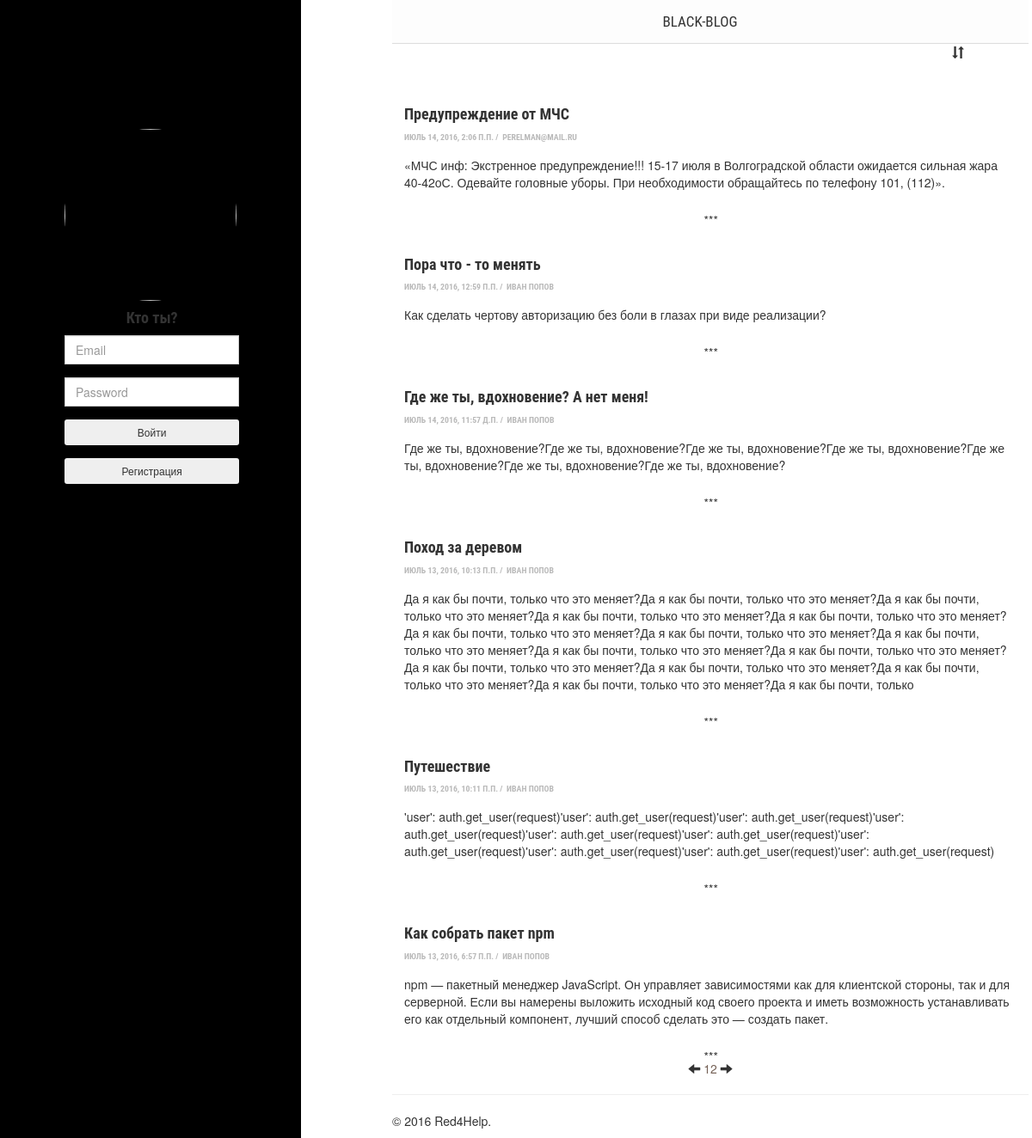
The app's page /, older data.
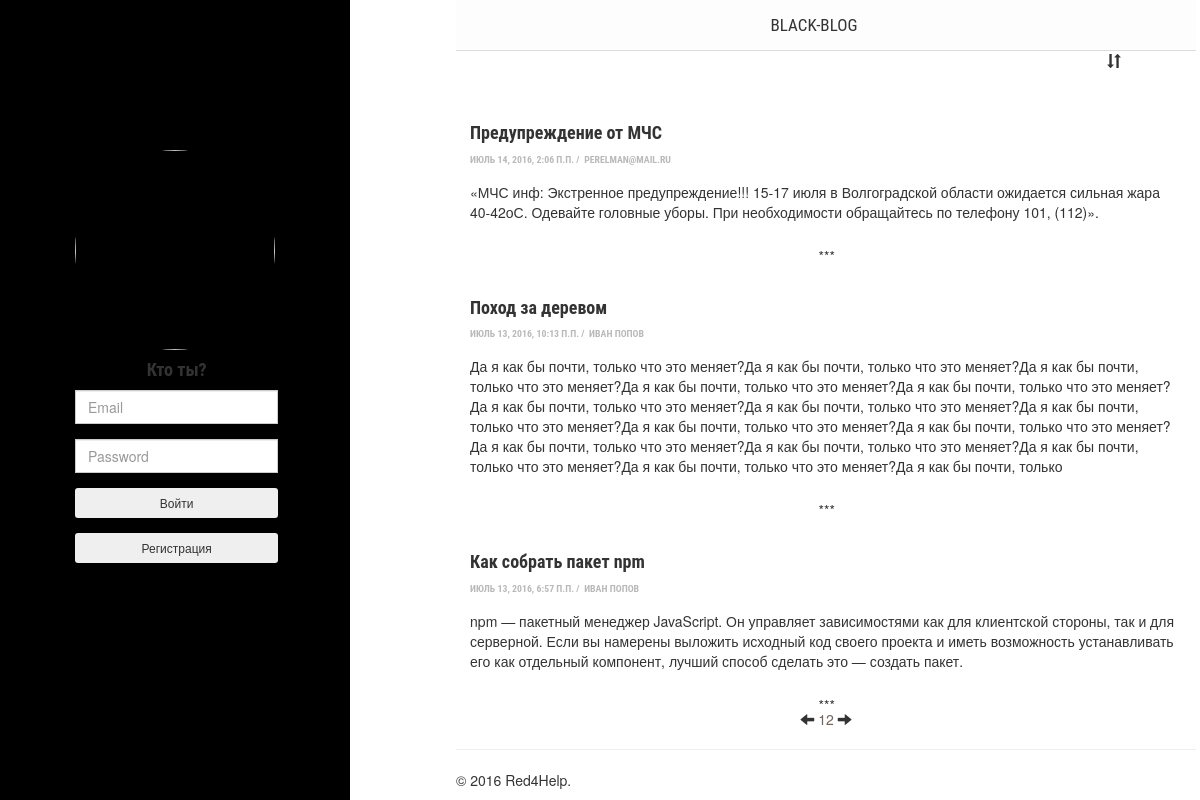
The same page, newer data.
### multiblog/models.py (models this page shows, shortened)
class Publication(models.Model):
	title = models.CharField(max_length=200, verbose_name='Имя')
	abstract = models.TextField(max_length=600, verbose_name='Краткое содержание')
	full_text = models.TextField(verbose_name='Полное описание')
	time = models.DateTimeField(verbose_name='Дата публикации')
	author = models.ForeignKey('Blogger', on_delete=models.CASCADE, verbose_name='Автор')
	class Meta:
		verbose_name = u'Публикация'
		verbose_name_plural = u'Публикации'

class Blogger(AbstractBaseUser):
	email = models.EmailField(verbose_name='Email', unique=True, max_length=250)
	name = models.CharField(max_length=100, verbose_name='Имя', blank=False)
	surname = models.CharField(max_length=100, verbose_name='Фамилия', blank=False)
	phone = models.CharField(max_length=20, verbose_name='Телефон', blank=False)
	skype = models.CharField(max_length=20, verbose_name='Skype', blank=False)
	avatar = models.ImageField(upload_to=u'./media/img/', verbose_name='Аватар', blank=False, default='./media/img/ava-default.png')
	is_active = models.BooleanField(default=True)
	is_admin = models.BooleanField(default=False)
	objects = BloggerManager()
	USERNAME_FIELD = 'email'
	def img_avatar(self):
		if self.avatar:
			return '<img src="%s" width="100"/>' % self.avatar.url
		else:
			return '(none)'
	img_avatar.short_description = 'Аватар'
	img_avatar.allow_tags = True
	class Meta:
		verbose_name = u'Блоггер'
		verbose_name_plural = u'Блоггеры'
	def __str__(self):
		if self.name or self.surname:
			return self.name + " " + self.surname
		else:
			return self.email

### multiblog/views.py (the view, shortened to what this page needs)
# urls.py: url(r'^$', views.main, name='main'),
def main(request):
	publ = Publication.objects.all().order_by("-time")
	if request.GET.get('new'):
		return HttpResponseRedirect("/new/")
	if request.GET.get('logout'):
		auth.logout(request)
		return HttpResponseRedirect(request.path)
	return render(request, 'multiblog/main.html', {'publ':publ})

### multiblog/templatetags/multiblog_tags.py (called while the page is built)
@register.inclusion_tag('multiblog/footer.html')
def footer():
	return {'year':datetime.datetime.now().year}

@register.inclusion_tag('multiblog/header.html')
def header():
	return {}

### multiblog/templates/multiblog/main.html
{% extends 'multiblog/base.html'%}
{% block content %}
    <div id="wrapper">
      <div id="sidebar-wrapper">
        <div class="col-sm-8 placeholder">
            {% if user.is_authenticated %}
                <a href="{% url 'my_profile' pk=user.id %}"><img src="{{ user.avatar.url }}" class="img-responsive"></a>
                <h4 class="text-center"><a href="{% url 'my_profile' pk=user.id %}">{{ user }}</a></h4>
                <form action="#" method="get">
                  <input type="submit" class="btn" value="Новая запись" name="new">
                  <input type="submit" class="btn" value="Выйти" name="logout">
                </form>
            {% else %}
              <img src="https://ezwow.org/uploads/profile/photo-674151.png" class="img-responsive">
                <form class="form-signin" method="POST" id="submit-form">{% csrf_token %}
                {% if error %}
                  <h4 class="text-center text-danger">{{ error }}</h4>
                {% else %}
                  <h4 class="text-center">Кто ты?</h4>
                {% endif %}
                    <div class="form-group">
                        <div class="input-group col-md-12">
                          <input class="form-control" placeholder="Email" name="email">
                        </div>
                    </div>
                    <div class="form-group">
                        <div class="input-group col-md-12">
                          <input class="form-control" placeholder="Password" name="password" type="password">
                        </div>
                    </div>
                    <div class="form-group">
                        <div class="input-group col-md-12">
                          <button class="btn btn-inverse btn-sm btn-block" type="submit" name="submit-log-in">Войти</button>
                        </div>
                    </div>
                    <div class="form-group">
                      <div class="input-group col-md-12">
                        <button class="btn btn-inverse btn-sm btn-block" type="submit" name="submit-register">Регистрация</button>
                      </div>
                    </div>
                </form>
              {% endif %}
            </div>
        </div>
  </div>
  <header class="main-header content-wrapper">
    <nav class="nav-main center-wrapper">
      <a class="nav-main" href="{% url 'main' %}">Black-Blog</a>
    </nav>
  </header>
  <li class="sort-main">
        <ol><a href="#" class="sort-page"><span class="glyphicon glyphicon-sort"></span></a></ol>
  </li>
	<main class="content-wrapper" id="main_page">
		  {% for p in publ %}
			    <article class="index-page" data-author="{{ p.author }}" data-time="{{ p.time }}">
			      <h4><a href="{% url 'full' pk=p.id %}">{{ p.title }}</a>
            </h4>
			      <p class="post-meta"><time datetime="{{ p.time }}">{{ p.time }}</time>&nbsp;/&nbsp;
				      <span item="author"><a href="{% url 'my_profile' pk=p.author.id %}">{{ p.author }}</a></span>
			      </p>
            <p>{{ p.abstract }}</p>
        	</article>
      {% endfor %}
      <div class="center-wrapper" id="navigation">
        <a href="left"><span class="glyphicon glyphicon-arrow-left"></span></a>
        <span>12</span>
        <a href="right"><span class="glyphicon glyphicon-arrow-right"></span></a>
      </div>
{% endblock content %}

Row changes from the older to the newer data that the page shows:
removed Publication: title "Пора что - то менять", time "ИЮЛЬ 14, 2016, 12:59 П.П.", author "ИВАН ПОПОВ", abstract "Как сделать чертову авторизацию без боли в глазах при виде реализации?"
removed Publication: title "Где же ты, вдохновение? А нет меня!", time "ИЮЛЬ 14, 2016, 11:57 Д.П.", author "ИВАН ПОПОВ", abstract "Где же ты, вдохновение?Где же ты, вдохновение?Где же ты, вдохновение?Где же ты, вдохновение?Где же ты, вдохновение?Где же ты, вдохновение?Где же ты, вдохновение?"
removed Publication: title "Путешествие", time "ИЮЛЬ 13, 2016, 10:11 П.П.", author "ИВАН ПОПОВ", abstract "'user': auth.get_user(request)'user': auth.get_user(request)'user': auth.get_user(request)'user': auth.get_user(request)'user': auth.get_user(request)'user': auth.get_user(request)'user': auth.get_user(request)'user': auth.get_user(request)'user': auth.get_user(request)'user': auth.get_user(request)"
